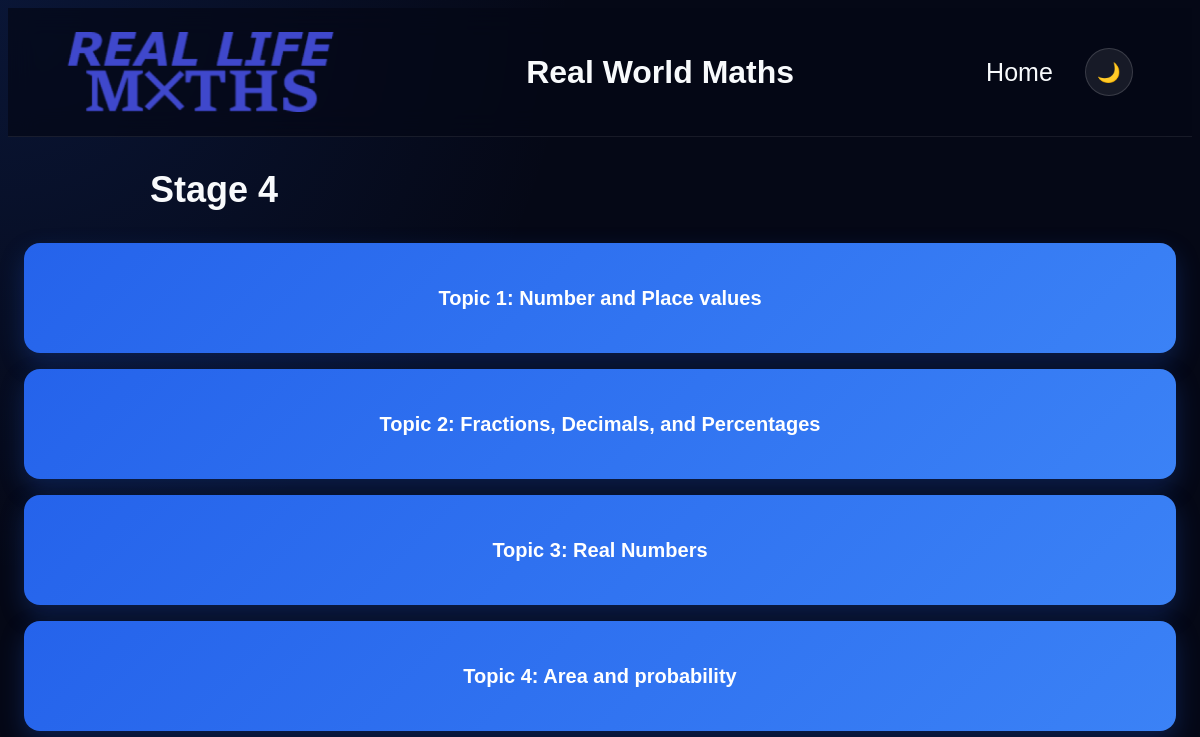
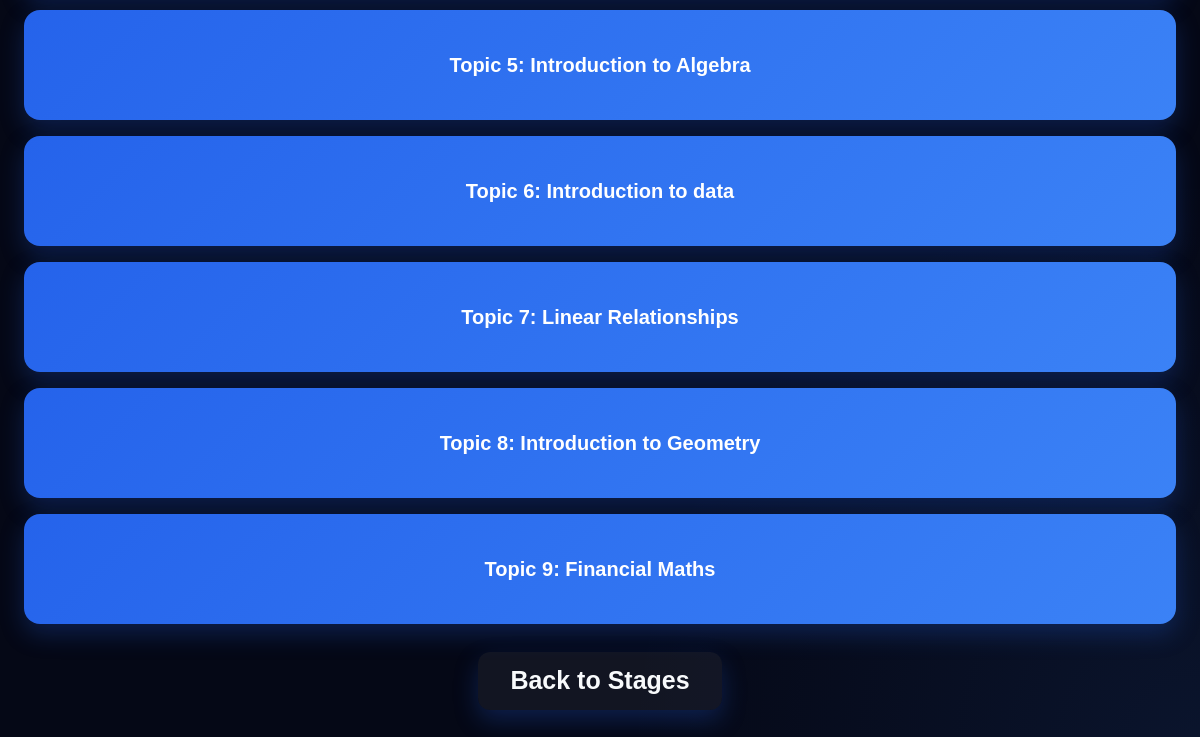
The app's page /stage4, older data (2 pictures, top to bottom).
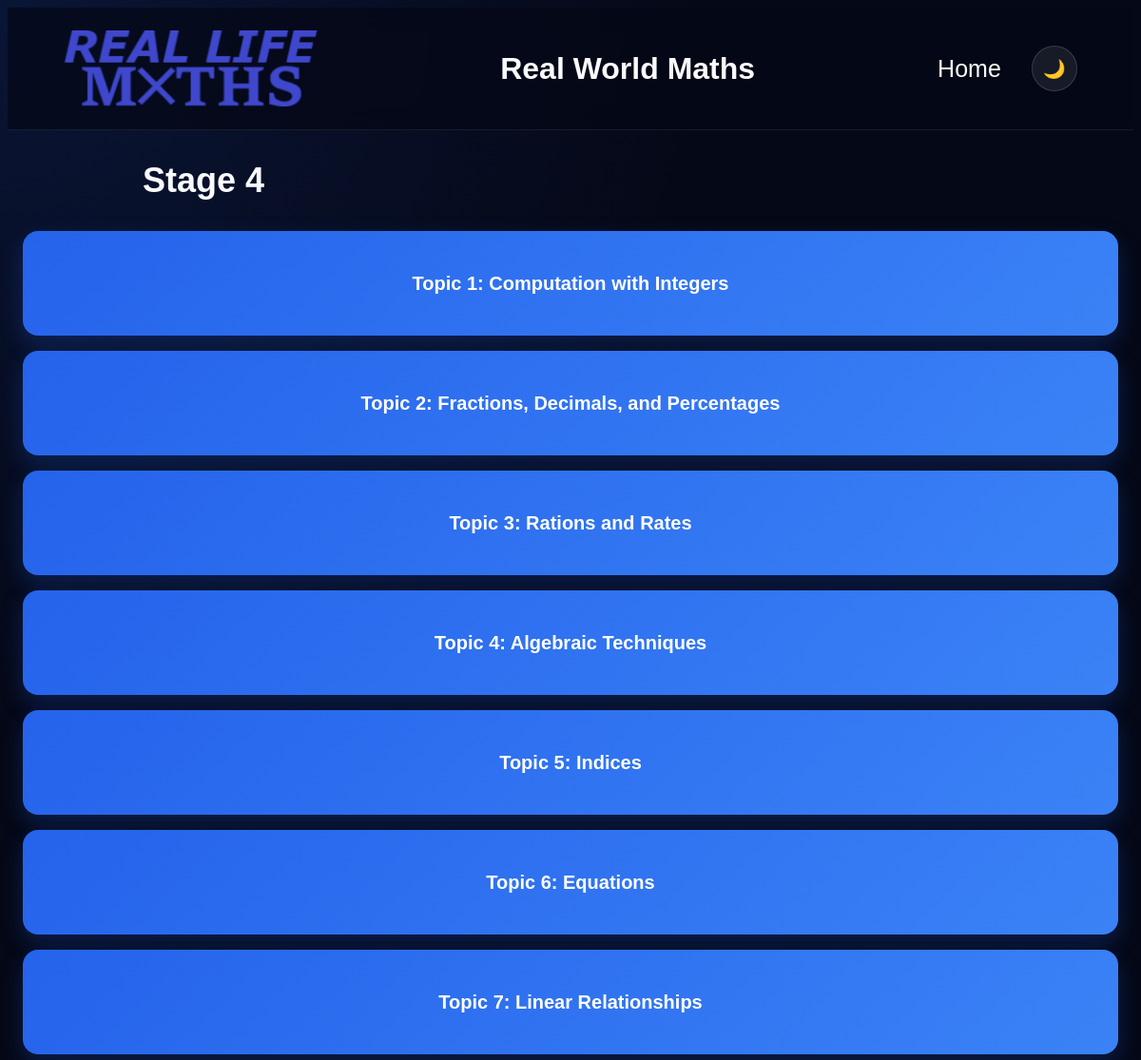
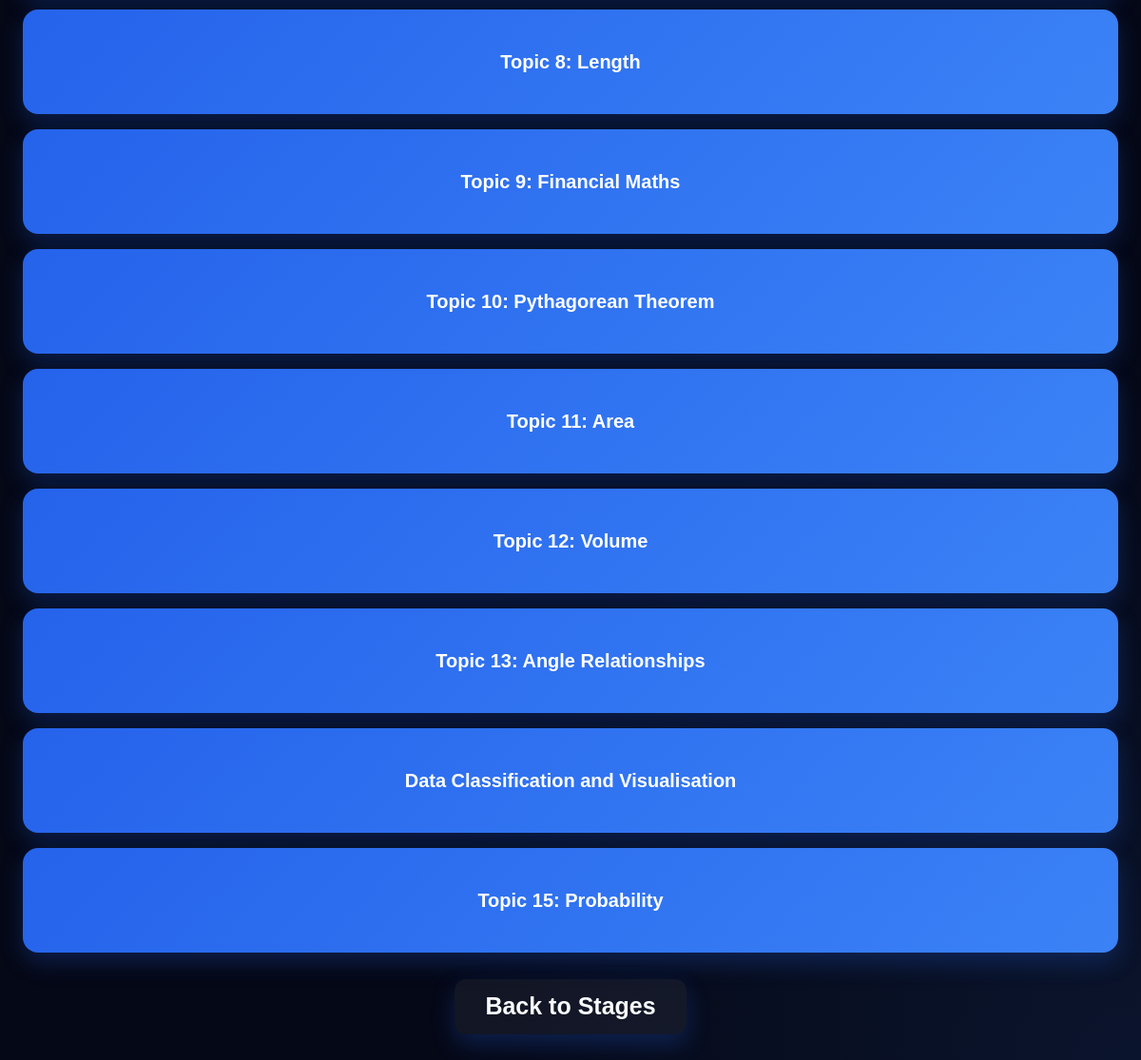
The same page, newer data (2 pictures, top to bottom).
### tables this page shows
CREATE TABLE stages(stage INTEGER PRIMARY KEY, title TEXT NOT NULL, subtitle TEXT);

CREATE TABLE topics(stage INTEGER, topic_id INTEGER, title TEXT, summary TEXT, text TEXT, notes TEXT, image TEXT, formulas TEXT, PRIMARY KEY(stage, topic_id));

### main.py (the view)
@app.route("/stage<int:stage>")
def stage_page(stage):
    stage_content = get_stage(stage)
    if not stage_content:
        return redirect("/success.html")
    topics = get_topic_buttons(stage)
    return render_template(f"stage{stage}.html", stage=stage, stage_content=stage_content, topics=topics)

### main.py (called while the page is built)
def _get_db_connection():
    con = sql.connect(DB_PATH)
    con.row_factory = sql.Row
    return con

def get_stage(stage):
    con = _get_db_connection()
    cur = con.cursor()
    cur.execute("SELECT title, subtitle FROM stages WHERE stage = ?", (stage,))
    row = cur.fetchone()
    con.close()
    if not row:
        return None
    return {"title": row["title"], "subtitle": row["subtitle"] or ""}

def get_stage_topics(stage):
    con = _get_db_connection()
    cur = con.cursor()
    cur.execute("""
        SELECT topic_id, title
        FROM topics
        WHERE stage = ?
        ORDER BY topic_id
    """, (stage,))
    rows = cur.fetchall()
    con.close()
    return [
        {
            "id": row["topic_id"],
            "title": row["title"]
        }
        for row in rows
    ]

@app.before_request
def make_session_permanent():
    session.permanent = True

@app.after_request
def add_security_headers(response):
    response.headers['X-Frame-Options'] = 'DENY' # Prevent clickjacking
    response.headers['Content-Security-Policy'] = ( # CSP to prevent XSS and other injection attacks
        "default-src 'self'; "
        "script-src 'self'; "
        "style-src 'self'; "
        "img-src 'self' data: https:; "
        "frame-ancestors 'none'; "
        "form-action 'self';"
    )
    return response

def get_topic_buttons(stage):
    return get_stage_topics(stage)

### templates/stage4.html (shortened to what this page needs)
{% extends 'layout.html' %} {% block content %}
<section class="stage-page">
    <div class="page-header">
        <h1>{{ stage_content.title }}</h1>
    </div>
    <div class="topic-grid">
        {% for topic in topics %}
            <a href="/stage{{ stage }}/topic/{{ topic.id }}" class="btn topic-card">{{ topic.title }}</a>
        {% endfor %}
    </div>
    <div class="page-actions">
        <a href="/success.html" class="btn secondary-btn">Back to Stages</a>
    </div>
</section>
{% endblock %}

### templates/layout.html (shortened to what this page needs)
<!doctype html>
<html lang="en">
    <head>
        <link rel="stylesheet" href="{{ url_for('static', filename='css/style.css') }}">
    </head>
    <body>
    <main>
        <nav>
            <img src="{{ url_for('static', filename='images/logo.png') }}" alt="Real World Maths" />
            <h1>Real World Maths</h1>
            <ul class="topnav">
                <a href="/success.html" class="hidden-link">Home</a>
                <button id="theme-toggle" class="theme-toggle" type="button" aria-label="Toggle light and dark mode">🌙</button>
            </ul>
        </nav>
    {% block content %}{% endblock %}
</body>
</html>

### static/css/style.css (style rules this page uses)
:root { --base-font-size: 25px; --nav-avatar-size: 65px; --profile-avatar-size: 220px; }
* { margin: 0; padding: 0; box-sizing: border-box; }
body { background: radial-gradient(circle at top left, rgba(37,99,235,0.15), transparent 30%), radial-gradient(circle at bottom right, rgba(59,130,246,0.1), transparent 30%), #050816; color: #f8fafc; font-family: "Nunito", sans-serif; overflow-x: hidden; font-size: var(--base-font-size); }
h1 { text-align:left; }
.hidden-link { color: inherit; text-decoration: none; cursor: default; }
main { width: 100%; min-height: 100vh; padding: 0.5rem; text-align: center; }
nav { display: flex; justify-content: space-between; align-items: center; }
nav { width: 100%; padding: 1.5rem 5%; display: flex; justify-content: space-between; align-items: center; position: sticky; top: 0; backdrop-filter: blur(14px); background: rgba(5, 8, 22, 0.7); border-bottom: 1px solid rgba(255,255,255,0.08); z-index: 1000; }
nav ul { display: flex; gap: 2rem; align-items: center; }
nav h1 { color: var(--text-color); font-size: 2rem; font-weight: 700; }
.theme-toggle { background: rgba(255,255,255,0.08); border: 1px solid rgba(255,255,255,0.15); color: var(--text-color); width: 3rem; height: 3rem; border-radius: 50%; font-size: 1.2rem; cursor: pointer; display: inline-flex; align-items: center; justify-content: center; }
:root { --bg-color: #050816; --panel-color: rgba(5, 8, 22, 0.7); --text-color: #f8fafc; --muted-color: #cbd5e1; --card-bg: rgba(255, 255, 255, 0.05); --border-color: rgba(255,255,255,0.08); }
body { background: radial-gradient(circle at top left, rgba(37,99,235,0.15), transparent 30%), radial-gradient(circle at bottom right, rgba(59,130,246,0.1), transparent 30%), var(--bg-color); color: var(--text-color); }
nav { background: var(--panel-color); border-bottom: 1px solid var(--border-color); }
nav ul li a, .theme-toggle { color: var(--text-color); }
.content-section, .topic-page .content-card, .profile-grid, .card, .stage-card, .topic-card, .page-actions .btn, .btn, .search-wrapper, .search-form, .search-input { background: var(--card-bg); }
.btn { display: inline-flex; align-items: center; justify-content: center; padding: 0.9rem 2rem; border-radius: 12px; background: linear-gradient( 135deg, #2563eb, #3b82f6 ); color: white; font-weight: 700; text-decoration: none; border: none; cursor: pointer; transition: all 0.3s ease; box-shadow: 0 10px 25px rgba(37,99,235,0.25); }
.stage-choice-grid, .topic-grid { display: grid; gap: 1rem; width: 100%; }
.topic-grid { grid-template-columns: 1fr; }
.stage-card, .topic-card { min-height: 140px; display: inline-flex; align-items: center; justify-content: center; text-align: center; width: 100%; font-size: 1.25rem; padding: 1.5rem 1rem; border-radius: 1rem; }
.topic-card { min-height: 110px; }
.page-actions { margin-top: 1.75rem; display: flex; justify-content: center; }
.page-actions .btn { min-width: 180px; }
.secondary-btn { background: rgba(255, 255, 255, 0.08); color: #f8fafc; }
.auth-page, .stage-page, .topic-page { padding: 2rem 1rem; }
.page-header { max-width: 900px; margin: 0 auto 2rem; text-align: center; }
.page-header h1 { font-size: clamp(2rem, 3vw, 3.25rem); margin-bottom: 0.75rem; }

Row changes from the older to the newer data that the page shows:
changed topics: title "Topic 1: Number and Place values" → "Topic 1: Computation with Integers"
changed topics: title "Topic 3: Real Numbers" → "Topic 3: Rations and Rates"
changed topics: title "Topic 4: Area and probability" → "Topic 4: Algebraic Techniques"
changed topics: title "Topic 5: Introduction to Algebra" → "Topic 5: Indices"
changed topics: title "Topic 6: Introduction to data" → "Topic 6: Equations"
changed topics: title "Topic 8: Introduction to Geometry" → "Topic 8: Length"
added topics: title "Topic 10: Pythagorean Theorem"
added topics: title "Topic 11: Area"
added topics: title "Topic 12: Volume"
added topics: title "Topic 13: Angle Relationships"
added topics: title "Data Classification and Visualisation"
added topics: title "Topic 15: Probability"
